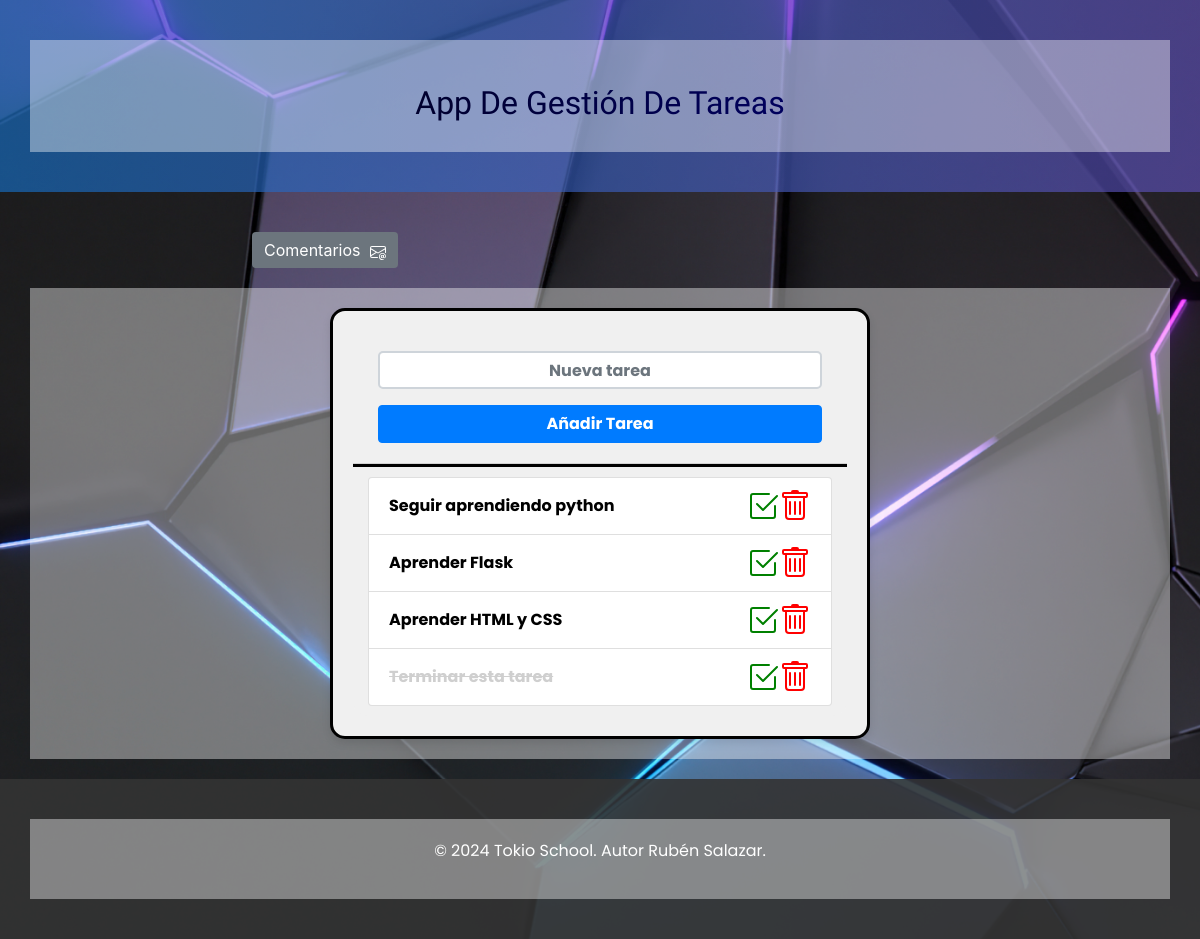
The page / on the database its author committed.
### models.py (models this page shows, shortened)
class Task(db.Base):
    __tablename__ = "tarea" #Le damos nombre a la tabla
    __table_args__ = {"sqlite_autoincrement": True} #Creamos una variable que se autoincrementa
    id = Column(Integer, primary_key=True) #Creamos la columna de ID
    content = Column(String, nullable=False) #Columna de contenido de tarea
    completed = Column(Boolean) #Y la que verifica si esta completada

### main.py (the view)
@app.route('/')
def home():
    all_tasks = db.session.query(Task).all()  # Consulta todas las tareas desde la base de datos
    return render_template('index.html', tasks_list=all_tasks)

### templates/index.html (shortened to what this page needs)
<!DOCTYPE html>
<html lang="es">
<head>
    <link rel="stylesheet" href="{{ url_for('static', filename='/css/main.css') }}">
    <link href="https://stackpath.bootstrapcdn.com/bootstrap/4.5.2/css/bootstrap.min.css" rel="stylesheet">
    <link rel="stylesheet" href="https://cdn.jsdelivr.net/npm/@fortawesome/fontawesome-free@6.1.2/css/fontawesome.min.css">
</head>
<body>
    <header>
        <div class="container">
            <h1 class="display-4 text-center mt-4 titulo">App De Gestión De Tareas</h1>
        </div>
    </header>
    <div class="buttons_container">
        <a href="comentarios" class="btn btn-secondary btn-comentarios">Comentarios
        </a>
    </div>
    <main class="container">
        <div class="row justify-content-center ">
            <div class="col-md-6">
                <div class="card custom-card">
                    <div class="card-header custom-card-header">
                        <form action="/create_task" method="post">
                            <div class="form-group">
                                <input type="text" name="content_task"placeholder="Nueva tarea" class="form-control" autofocus>
                            </div>
                            <button type="submit" class="btn btn-primary btn-block add-task-btn">Añadir Tarea</button>
                        </form>
                    </div>
                    <div class="card-body custom-card-body">
                        <ul class="list-group">
                            {% for task in tasks_list %}
                            <li class="list-group-item {% if task.completed %}completed_task{% endif %}">
                                <div class="task-content">
                                    {{task.content}}
                                </div>
                                <div class="task-actions">
                                    <a href="/completed_task/{{ task.id }}" style="text-decoration:none" class="check-icon">
                                    </a>
                                    <a href="/delete_task/{{ task.id }}" style="text-decoration:none" class="trash-icon">
                                    </a>
                                </div>
                            </li>
                            {% endfor %}
                        </ul>
                    </div>
                </div>
            </div>
        </div>
    </main>
    <footer>
        <div class="container">
            <p>&copy; 2024 Tokio School. Autor Rubén Salazar.</p>
        </div>
    </footer>
</body>
</html>

### static/css/main.css (style rules this page uses)
.titulo { font-family: 'Seymour One', sans-serif; font-size: 3rem; text-align: center; font-weight: bold; background: linear-gradient(to right, #000000, #00008b); -webkit-background-clip: text; -webkit-text-fill-color: transparent; }
h1.display-4.titulo { font-size: 2rem; }
.container { margin: 20px; padding: 20px; max-width: 900px; background: rgba(255, 255, 255, 0.4); }
header { background: rgba(0, 0, 0, 0.3); padding: 20px 20px; text-align: center; position: relative; z-index: 1; }
header::before { content: ""; position: absolute; top: 0; left: 0; width: 100%; height: 100%; background: linear-gradient(to right, rgba(30, 144, 255, 0.5), rgba(123, 104, 238, 0.5)); z-index: -1; }
header h1 { margin: 10px; }
body { background-image: url('../images/background.jpg'); background-size: cover; background-repeat: no-repeat; background-attachment: fixed; display: flex; flex-direction: column; min-height: 100vh; margin: 0; }
main { flex: 1; flex-direction: column; justify-content: center; align-items: center; padding: 20px; }
footer { background-color: rgba(51, 51, 51, 0.9); color: #fff; padding: 20px 0; text-align: center; font-family: 'Poppins', sans-serif; position: relative; bottom: 0; width: 100%; margin-top: auto; box-sizing: border-box; }
.add-task-btn { margin-top: 10px; }
.custom-card { background-color: #f0f0f0 !important; border: 3px solid #000 !important; border-radius: 15px !important; box-shadow: 0 4px 8px rgba(0, 0, 0, 0.1) !important; width: 100%; max-width: 600px; margin: auto; padding: 20px; }
.custom-card-header, .custom-card-body { background-color: #f0f0f0 !important; color: #000 !important; border-top: 3px solid #000 !important; padding: 10px 15px !important; }
.custom-card-header { border-top-left-radius: 15px !important; border-top-right-radius: 15px !important; border-top: none !important; }
.custom-card-body { border-bottom-left-radius: 15px !important; border-bottom-right-radius: 15px !important; }
.list-group-item { display: flex !important; align-items: center !important; }
.task-content { flex-grow: 1 !important; font-family: 'Poppins', sans-serif !important; font-weight: bold !important; width: 80%; resize: none; word-wrap: break-word; overflow-wrap: break-word; }
.task-actions { display: flex !important; align-items: center !important; margin-left: auto !important; }
.custom-card form { padding: 10px; }
.custom-card .form-control { border: 2px solid #ced4da; border-radius: 5px; font-size: 1rem; padding: 12px; font-family: 'Poppins', sans-serif; font-weight: bold; text-align: center; }
.custom-card .form-control::placeholder { text-align: center; }
.custom-card .btn-primary { font-family: 'Poppins', sans-serif; font-weight: bold; }
.completed_task { text-decoration: line-through; color: #cfcfcf; }
.check-icon { position: relative; display: inline-block; }
.trash-icon svg.basic { display: block; }
.btn-comentarios { border: none !important; padding: 0; outline: none; box-shadow: none !important; }
.btn-comentarios svg { vertical-align: middle; margin-left: 5px; }
.buttons_container { margin-top: 40px; padding-left: 21%; }

### rows shown on the page
Task: content "Seguir aprendiendo python"
Task: content "Aprender Flask"
Task: content "Aprender HTML y CSS"
Task: content "Terminar esta tarea"
